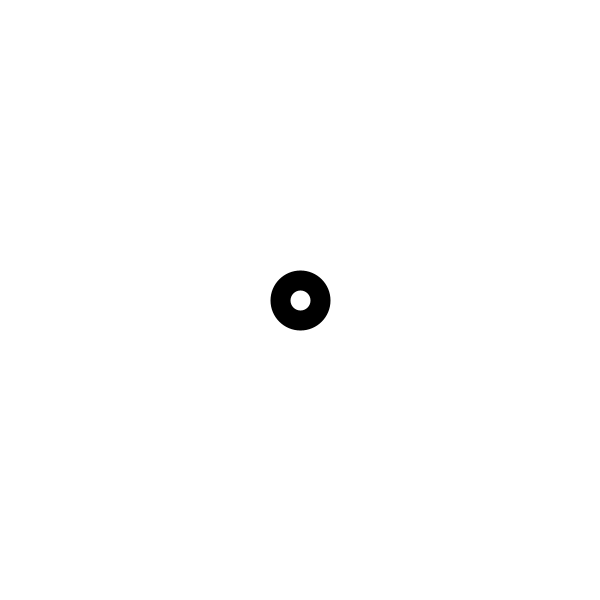
Frame 1 (no input)
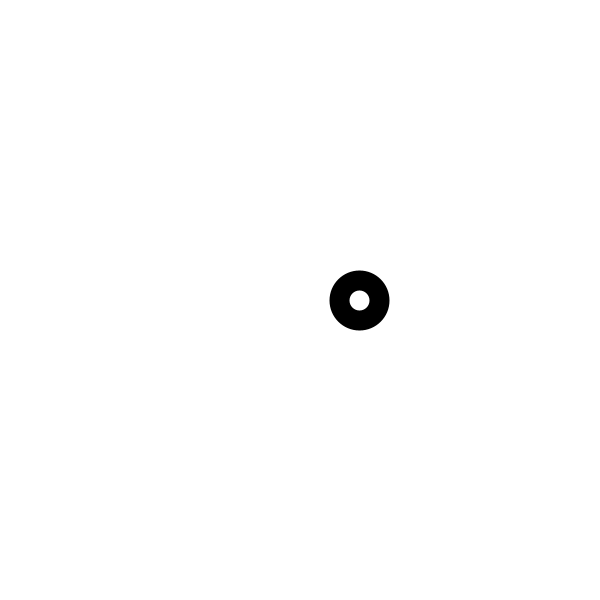
Frame 60 (the mouse pressed at the canvas centre just before this capture)
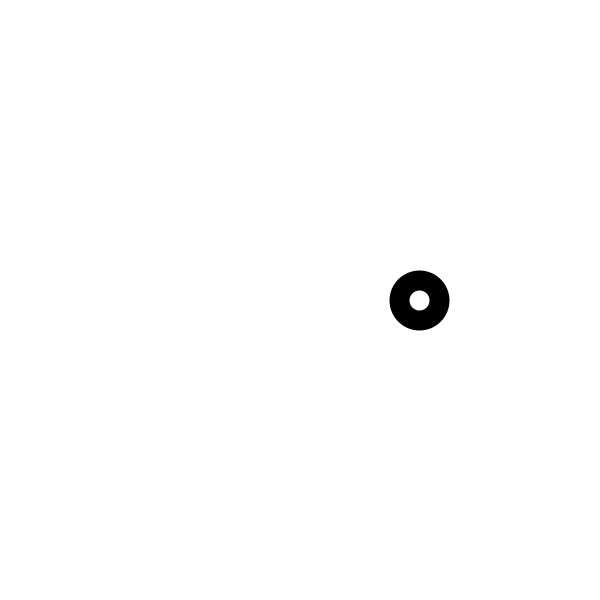
Frame 120 (the mouse held since frame 60 and released just before this capture)

The Processing sketch that drew these frames (run headless with seeded random() and noise(); from frame 60 on, the mouse is pressed at the canvas centre):

// Processing sketch: processing_112824
// ── processing_112824.pde

int xPos = 0;
int yPos = 0;
int m=1;

void setup(){
size(600,600);
xPos = width/2;
yPos = height/2;
}

void draw(){
background(255);
strokeWeight(20);
ellipse(xPos, yPos,40,40);

if(xPos>=width){
m=m*(-1);
}
if(xPos<0){
m=m*(-1);
}
xPos += m;


}
